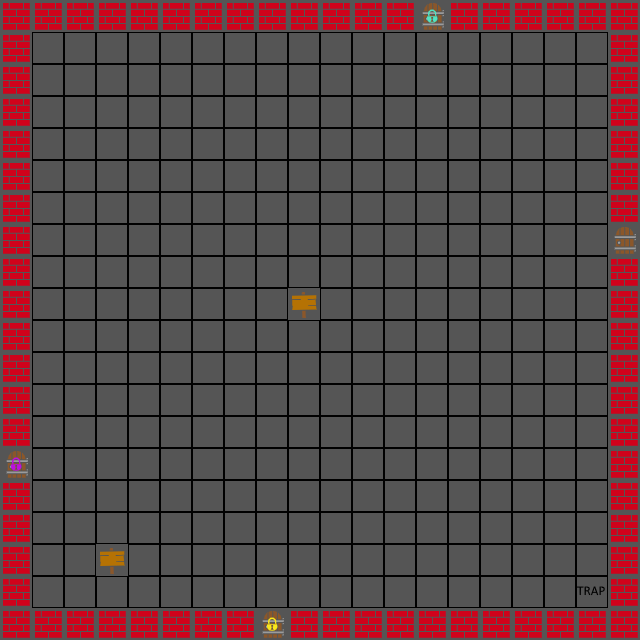

The image is a tile-based game level rendered from a .tmx file. Its description and complete source (layers, tilesets, objects, tile grids) follow:
An orthogonal 20x20 tile map with 32x32 px tiles, 1 tile layer (Tiles).

<map version="1.2" tiledversion="1.3.3" orientation="orthogonal" renderorder="right-down" width="20" height="20" tilewidth="32" tileheight="32" infinite="0" backgroundcolor="#555555" nextlayerid="6" nextobjectid="7">
 <editorsettings>
  <export target="../start.csv" format="csv" />
 </editorsettings>
 <tileset firstgid="1" source="default.tsx" />
 <layer id="4" name="Tiles" width="20" height="20">
  <data encoding="csv">
2,2,2,2,2,2,2,2,2,2,2,2,2,5,2,2,2,2,2,2,
2,1,1,1,1,1,1,1,1,1,1,1,1,1,1,1,1,1,1,2,
2,1,1,1,1,1,1,1,1,1,1,1,1,1,1,1,1,1,1,2,
2,1,1,1,1,1,1,1,1,1,1,1,1,1,1,1,1,1,1,2,
2,1,1,1,1,1,1,1,1,1,1,1,1,1,1,1,1,1,1,2,
2,1,1,1,1,1,1,1,1,1,1,1,1,1,1,1,1,1,1,2,
2,1,1,1,1,1,1,1,1,1,1,1,1,1,1,1,1,1,1,2,
2,1,1,1,1,1,1,1,1,1,1,1,1,1,1,1,1,1,1,4,
2,1,1,1,1,1,1,1,1,1,1,1,1,1,1,1,1,1,1,2,
2,1,1,1,1,1,1,1,1,3,1,1,1,1,1,1,1,1,1,2,
2,1,1,1,1,1,1,1,1,1,1,1,1,1,1,1,1,1,1,2,
2,1,1,1,1,1,1,1,1,1,1,1,1,1,1,1,1,1,1,2,
2,1,1,1,1,1,1,1,1,1,1,1,1,1,1,1,1,1,1,2,
2,1,1,1,1,1,1,1,1,1,1,1,1,1,1,1,1,1,1,2,
6,1,1,1,1,1,1,1,1,1,1,1,1,1,1,1,1,1,1,2,
2,1,1,1,1,1,1,1,1,1,1,1,1,1,1,1,1,1,1,2,
2,1,1,1,1,1,1,1,1,1,1,1,1,1,1,1,1,1,1,2,
2,1,1,3,1,1,1,1,1,1,1,1,1,1,1,1,1,1,1,2,
2,1,1,1,1,1,1,1,1,1,1,1,1,1,1,1,1,1,16,2,
2,2,2,2,2,2,2,2,7,2,2,2,2,2,2,2,2,2,2,2
</data>
 </layer>
</map>
